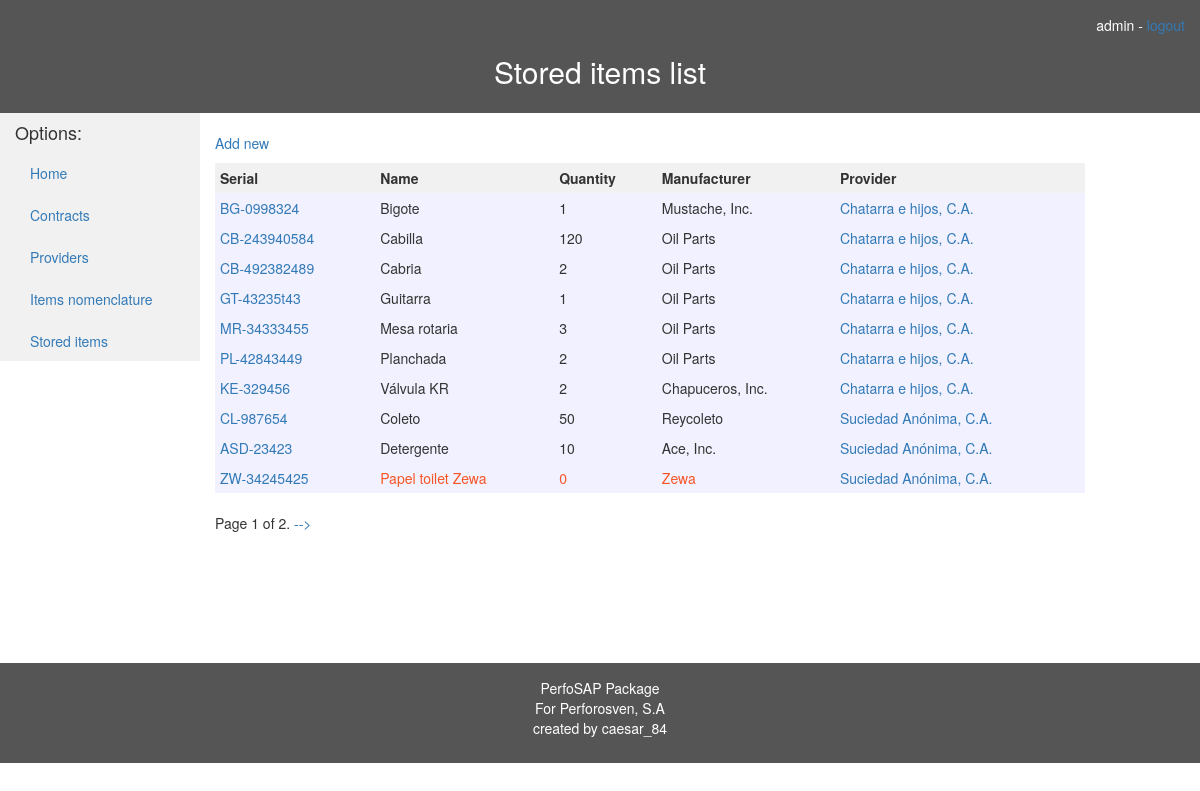
The page /almacen/storeditems/ (signed in) on the database its author committed.
### almacen/models.py (models this page shows, shortened)
class StoredItem(models.Model):
    item = models.ForeignKey(Item)
    quantity = models.IntegerField(default=0)
    class Meta:
        ordering = ["item"]

class Item(models.Model):
    name = models.CharField(max_length=100, help_text="Name")
    serial = models.CharField(max_length=50, help_text="Serial No.")
    manufacturer = models.CharField(max_length=50, help_text="Manufacturer")
    provider = models.ForeignKey(Provider)
    class Meta:
        ordering = ["provider", "name"]

class LegalEntity(models.Model):
    name = models.CharField(max_length=100, help_text="Name")
    rif = models.CharField(max_length=11, help_text="RIF")
    address = models.TextField(help_text="Address")
    phone_num = models.CharField(max_length=15, help_text="Phone number")

### almacen/views.py (the view)
@method_decorator(login_required, name='dispatch')
class StoredItemListView(generic.ListView):
    model = StoredItem
    paginate_by = 10

### almacen/templates/almacen/storeditem_list.html (shortened to what this page needs)
{% extends 'base_template.html' %}
{% block header %}
    <h2 id="center">Stored items list </h2>
{% endblock %}
{% block content %}
    <p><a href="{% url 'almacen:new-storeditem' %}">Add new</a></p>
    {% if storeditem_list %}
        <table style="width:100%">
            <tr>
                <th>Serial</th>
                <th>Name</th>
                <th>Quantity</th>
                <th>Manufacturer</th>
                <th>Provider</th>
            </tr>
            {% for storeditem in storeditem_list %}
                <tr style="color: {% if storeditem.quantity == 0 %}#f75526{% endif %}">
                    <td>
                        <a href="{% url 'almacen:storeditem-detail' storeditem.pk %}"> {{ storeditem.item.serial }} </a>
                    </td>
                    <td>{{ storeditem.item.name }}</td>
                    <td>{{ storeditem.quantity }}</td>
                    <td>{{ storeditem.item.manufacturer }}</td>
                    <td>
                        <a href="{% url 'almacen:provider-detail' storeditem.item.pk %}">{{ storeditem.item.provider.name }}</a>
                    </td>
                </tr>
            {% endfor %}
        </table>
        {% if is_paginated %}
            <div class="pagination">
                <span class="page-links">
                    <span class="current">
                        Page {{ page_obj.number }} of {{ page_obj.paginator.num_pages }}.
                    </span>
                    {% if page_obj.has_next %}
                        <a href="?page={{ page_obj.next_page_number }}">--></a>
                    {% endif %}
                </span>
            </div>
        {% endif %}
    {% endif %}
{% endblock %}

### almacen/templates/base_template.html (shortened to what this page needs)
<!DOCTYPE html>
<html lang="en">
<head>
    <link rel="stylesheet" href="https://maxcdn.bootstrapcdn.com/bootstrap/3.3.7/css/bootstrap.min.css"/>
    {% load static %}
    <link rel="stylesheet" href="{% static 'css/styles.css' %}">
</head>
<body>
<header id="center">
    <div style="text-align: right">
        {% if user.is_authenticated %}
            {{ user.get_username }}
            -
            <a href="{% url 'logout' %}?next={{ request.path }}">logout</a>
        {% else %}
            <p><a href="{% url 'login' %}?next={{ request.path }}">Login</a></p>
        {% endif %}
        {% block header %} {% endblock %}
    </div>
</header>
<div class="container-fluid">
    <div class="content">
        <div class="row">
            <div class="col-sm-2 sidenav">
                <h4>Options: </h4>
                {% block sidebar %}
                    <ul class="nav nav-pills nav-stacked">
                        <li><a href="{% url 'almacen:index' %}">Home</a></li>
                        <li><a href="{% url 'almacen:contracts' %}">Contracts</a></li>
                        <li><a href="{% url 'almacen:providers' %}">Providers</a></li>
                        <li><a href="{% url 'almacen:items' %}">Items nomenclature</a></li>
                        <li><a href="{% url 'almacen:storeditems' %}">Stored items</a></li>
                    </ul>
                {% endblock %}
            </div>
            <div class="col-sm-9 ">
                <br>
                {% block content %}{% endblock %}
            </div>
        </div>
    </div>
</div>
<footer id="center" class="container-fluid">
    <p>
        PerfoSAP Package<br>
        For Perforosven, S.A<br>
        created by caesar_84
    </p>
</footer>
</body>
</html>

### almacen/static/css/styles.css (style rules this page uses)
header, footer { background-color: #555; color: white; padding: 15px; }
.sidenav { background-color: #f1f1f1; height: 100%; }
.content { height: 550px }
#center { text-align: center }
th, td { padding: 5px }
th { background-color:#f1f1f1 }
tr { background-color:#f1f1ff }

### rows shown on the page
StoredItem: item.serial "BG-0998324", item.name "Bigote", quantity "1", item.manufacturer "Mustache, Inc.", item.provider.name "Chatarra e hijos, C.A."
StoredItem: item.serial "CB-243940584", item.name "Cabilla", quantity "120", item.manufacturer "Oil Parts", item.provider.name "Chatarra e hijos, C.A."
StoredItem: item.serial "CB-492382489", item.name "Cabria", quantity "2", item.manufacturer "Oil Parts", item.provider.name "Chatarra e hijos, C.A."
StoredItem: item.serial "GT-43235t43", item.name "Guitarra", quantity "1", item.manufacturer "Oil Parts", item.provider.name "Chatarra e hijos, C.A."
StoredItem: item.serial "MR-34333455", item.name "Mesa rotaria", quantity "3", item.manufacturer "Oil Parts", item.provider.name "Chatarra e hijos, C.A."
StoredItem: item.serial "PL-42843449", item.name "Planchada", quantity "2", item.manufacturer "Oil Parts", item.provider.name "Chatarra e hijos, C.A."
StoredItem: item.serial "KE-329456", item.name "Válvula KR", quantity "2", item.manufacturer "Chapuceros, Inc.", item.provider.name "Chatarra e hijos, C.A."
StoredItem: item.serial "CL-987654", item.name "Coleto", quantity "50", item.manufacturer "Reycoleto", item.provider.name "Suciedad Anónima, C.A."
StoredItem: item.serial "ASD-23423", item.name "Detergente", quantity "10", item.manufacturer "Ace, Inc.", item.provider.name "Suciedad Anónima, C.A."
StoredItem: item.serial "ZW-34245425", item.name "Papel toilet Zewa", quantity "0", item.manufacturer "Zewa", item.provider.name "Suciedad Anónima, C.A."

### other values the page prints
{{ user.get_username }} "admin"
{{ page_obj.number }} "1"
{{ page_obj.paginator.num_pages }} "2"
